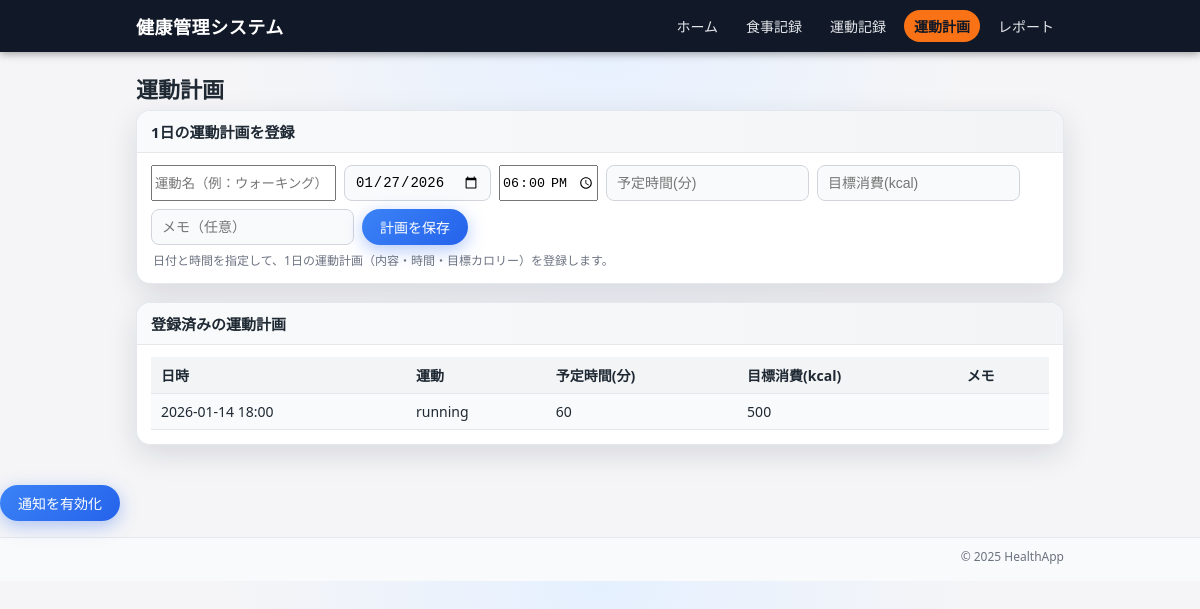
The app's page /plans with its own data.
### app.py (models this page shows)
class ExercisePlan(db.Model):
    id = db.Column(db.Integer, primary_key=True)
    kind = db.Column(db.String(100), nullable=False)
    plan_datetime = db.Column(db.DateTime, nullable=False)
    target_minutes = db.Column(db.Integer, default=0)
    target_calorie = db.Column(db.Integer, default=0)
    note = db.Column(db.String(200))
    created_at = db.Column(db.DateTime, default=datetime.now)

### app.py (the view, shortened to what this page needs)
@app.route("/plans", methods=["GET", "POST"])
def plans():
    items = ExercisePlan.query.order_by(ExercisePlan.plan_datetime.asc()).all()
    return render_template("plans.html", title="運動計画", plans=items, default_date=date.today().isoformat(), default_time="18:00")

### templates/plans.html
{% extends "base.html" %}
{% block content %}
<h2 class="page-title">運動計画</h2>
<div class="card">
  <div class="card-header">1日の運動計画を登録</div>
  <div class="card-body">
    <form method="post" class="form-row">
      <input name="kind" placeholder="運動名（例：ウォーキング）" required>
      <input name="date" type="date" value="{{ default_date }}" required>
      <input name="time" type="time" value="{{ default_time }}" required>
      <input name="minutes" type="number" placeholder="予定時間(分)">
      <input name="kcal" type="number" placeholder="目標消費(kcal)">
      <input name="note" type="text" placeholder="メモ（任意）">
      <button type="submit">計画を保存</button>
    </form>
    <p class="form-help">
      日付と時間を指定して、1日の運動計画（内容・時間・目標カロリー）を登録します。
    </p>
  </div>
</div>
<div class="card">
  <div class="card-header">登録済みの運動計画</div>
  <div class="card-body">
    {% if plans %}
    <table>
      <tr>
        <th>日時</th>
        <th>運動</th>
        <th>予定時間(分)</th>
        <th>目標消費(kcal)</th>
        <th>メモ</th>
      </tr>
      {% for p in plans %}
      <tr>
        <td>{{ p.plan_datetime.strftime("%Y-%m-%d %H:%M") }}</td>
        <td>{{ p.kind }}</td>
        <td>{{ p.target_minutes }}</td>
        <td>{{ p.target_calorie }}</td>
        <td>{{ p.note or "" }}</td>
      </tr>
      {% endfor %}
    </table>
    {% else %}
      <p class="empty-text">まだ運動計画が登録されていません。</p>
    {% endif %}
  </div>
</div>
{% endblock %}

### static/style.css (style rules this page uses)
* { box-sizing: border-box; }
body { margin: 0; font-family: system-ui, -apple-system, BlinkMacSystemFont, "Segoe UI", sans-serif; background: radial-gradient(circle at top, #e5f0ff 0, #f5f5f7 45%, #f5f5f7 100%); color: #1f2933; }
.page-title { margin-top: 8px; margin-bottom: 6px; font-size: 22px; font-weight: 600; }
.card { background-color: #ffffff; border-radius: 14px; box-shadow: 0 10px 30px rgba(15, 23, 42, 0.12); margin-bottom: 18px; overflow: hidden; border: 1px solid rgba(148, 163, 184, 0.25); }
.card-header { padding: 10px 14px; font-size: 15px; font-weight: 600; border-bottom: 1px solid #e5e7eb; background: linear-gradient(90deg, #f9fafb, #f3f4f6); }
.card-body { padding: 12px 14px 14px; font-size: 14px; }
.form-row { display: flex; flex-wrap: wrap; gap: 8px; margin-bottom: 6px; }
.form-row input[type="text"], .form-row input[type="number"], .form-row input[type="date"] { padding: 8px 10px; border-radius: 8px; border: 1px solid #d1d5db; font-size: 14px; min-width: 140px; background-color: #f9fafb; }
.form-help { font-size: 12px; color: #6b7280; margin: 4px 2px 0; }
button { padding: 8px 18px; border-radius: 999px; border: none; font-size: 14px; cursor: pointer; background: linear-gradient(135deg, #3b82f6, #2563eb); color: #ffffff; white-space: nowrap; font-weight: 500; box-shadow: 0 5px 18px rgba(37, 99, 235, 0.35); transition: box-shadow 0.1s ease, transform 0.1s ease, opacity 0.1s ease; }
table { width: 100%; border-collapse: collapse; background-color: #ffffff; font-size: 14px; }
th, td { padding: 8px 10px; border-bottom: 1px solid #e5e7eb; text-align: left; }
th { background-color: #f3f4f6; font-weight: 600; }
tr:nth-child(even) td { background-color: #f9fafb; }

### records on screen
ExercisePlan: plan_datetime "2026-01-14 18:00", kind "running", target_minutes "60", target_calorie "500"
